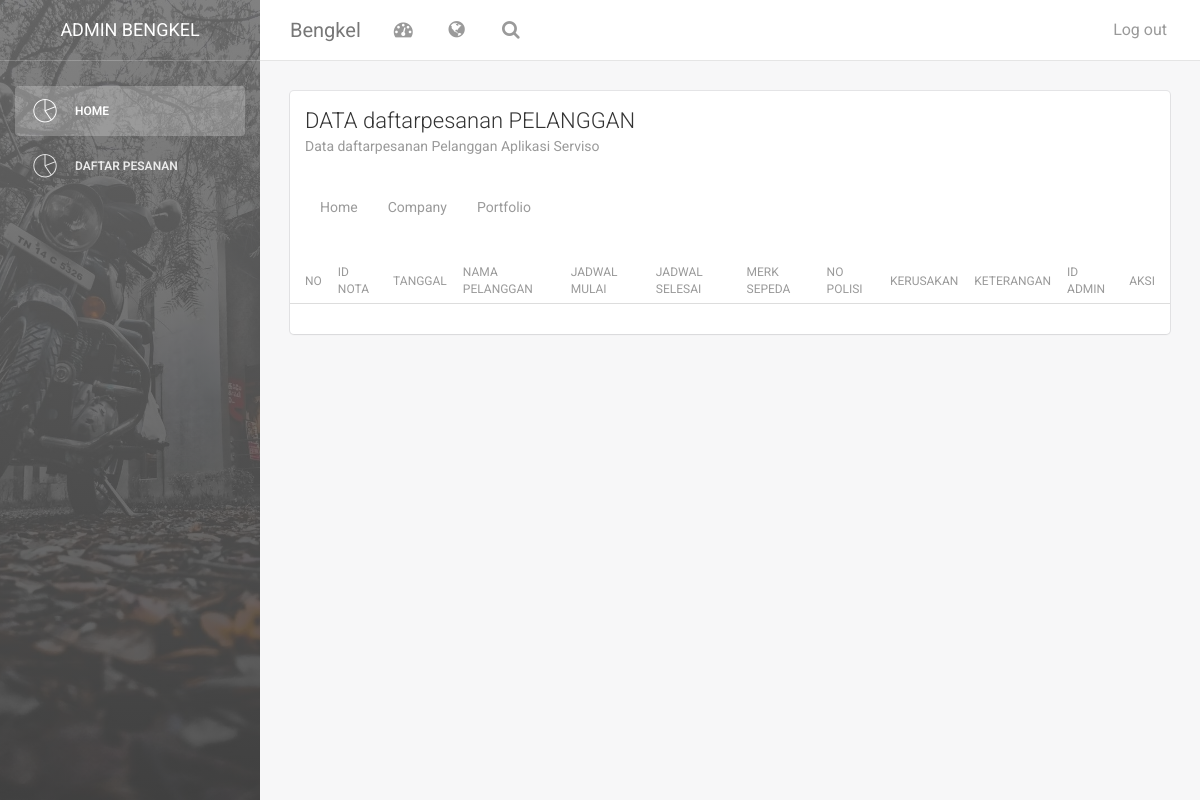
The app's page /index.php/dashboard_bengkel/index, older data.
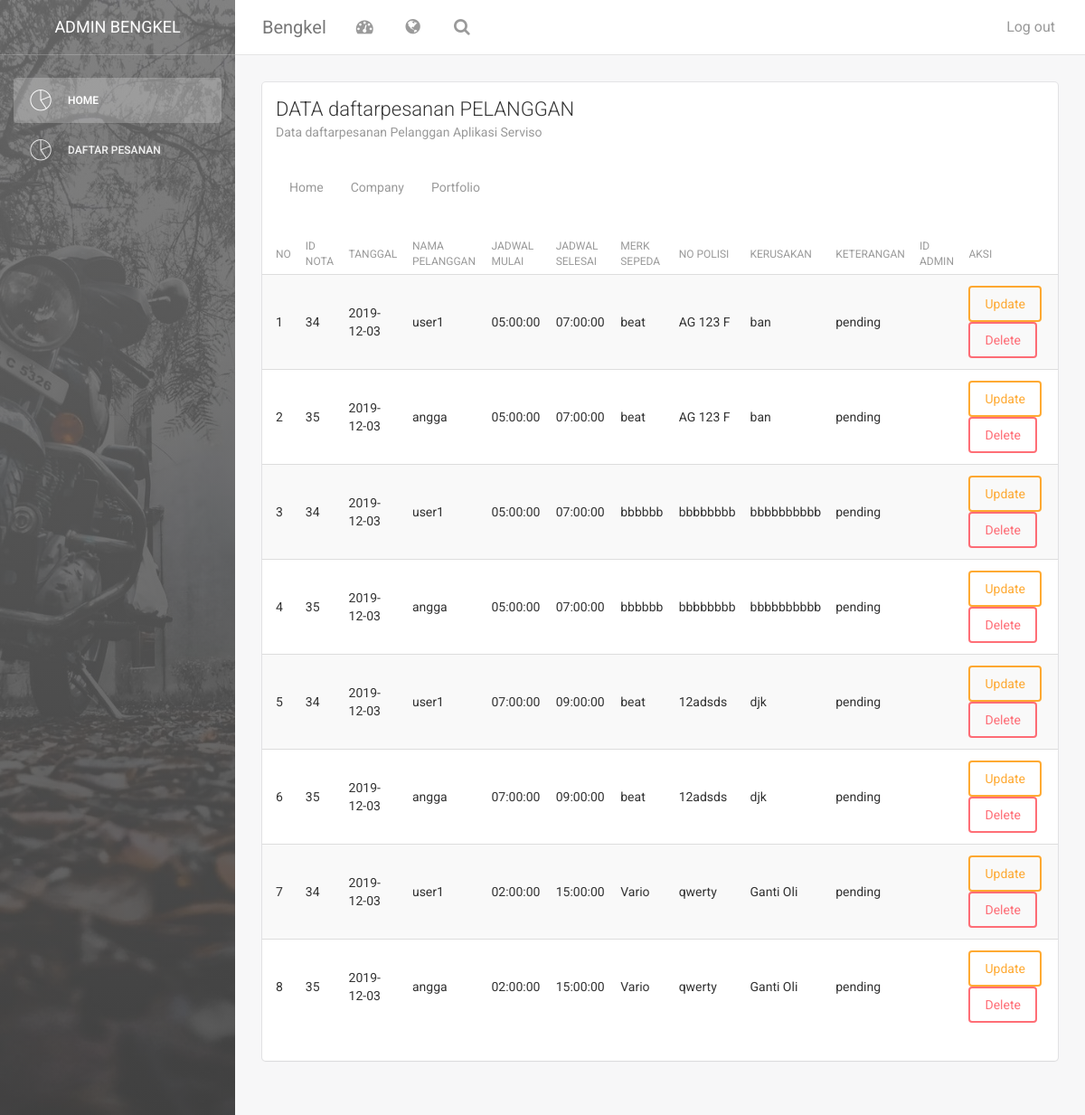
The same page, newer data.
### tables this page shows
CREATE TABLE `unit_sepeda` (
  `id_unit_sepeda` int(50) NOT NULL,
  `nama_pelanggan` varchar(100) NOT NULL,
  `no_polisi` varchar(225) NOT NULL,
  `jenis_sepeda` varchar(225) NOT NULL,
  `merk_sepeda` varchar(225) NOT NULL,
  `kerusakan` text NOT NULL,
  `no_hp` varchar(20) NOT NULL,
  `alamat` text NOT NULL,
  `id_jadwal` int(50) NOT NULL,
  `id_bengkel` int(50) NOT NULL
);

CREATE TABLE `nota` (
  `id_nota` int(50) NOT NULL,
  `nama_pelanggan` varchar(50) NOT NULL,
  `tanggal` date DEFAULT NULL,
  `no_antrian` int(225) NOT NULL,
  `id_bengkel` int(225) NOT NULL,
  `id_admin` int(50) DEFAULT NULL,
  `keterangan` text NOT NULL
);

CREATE TABLE `jadwal` (
  `id_jadwal` int(50) NOT NULL,
  `jadwal_mulai` time NOT NULL,
  `jadwal_selesai` time NOT NULL,
  `id_bengkel` int(11) NOT NULL,
  `status` varchar(10) NOT NULL
);

### application/controllers/dashboard_bengkel.php (called while the page is built, shortened)
<?php
class dashboard_bengkel extends CI_Controller {
	public function __construct()
	{
		$this->load->model('m_daftarpesanan','md');
	}
	public function index()
	{
		$data['konten']="v_daftarpesanan";
		$data['nota']=$this->md->get_unit_nota();
			$this->load->view('dashboard_bengkel_v',$data);
		}
}

### index.php (called while the page is built, shortened)
<?php
require_once BASEPATH.'core/CodeIgniter.php';

### application/models/m_daftarpesanan.php (called while the page is built, shortened)
<?php
class m_daftarpesanan extends CI_Model {
    public function get_unit_nota()
    {
        return $this->db->join('nota','nota.id_bengkel = unit_sepeda.id_bengkel')
                        ->join('jadwal','jadwal.id_jadwal = unit_sepeda.id_jadwal')
                        ->get('unit_sepeda')->result();
    }
}

### application/views/v_daftarpesanan.php (the view, shortened to what this page needs)
<div class="content">
            <div class="container-fluid">
                <div class="row">
                    <div class="col-md-12">
                        <div class="card">
                            <div class="header">
                            <h4 class="title">DATA daftarpesanan PELANGGAN</h4>
                                <p class="category">Data daftarpesanan Pelanggan Aplikasi Serviso</p>
                            </div>
                            <div class="content table-responsive table-full-width">
                                <table class="table table-hover table-striped">
                                    <thead>
                                        <th>NO</th>
                                        <th>ID NOTA</th>
                                        <th>TANGGAL</th>
                                        <th>NAMA PELANGGAN</th>
                                        <th>JADWAL MULAI</th>
                                        <th>JADWAL SELESAI</th>
                                        <th>MERK SEPEDA</th>
                                        <th>NO POLISI</th>
                                        <th>KERUSAKAN</th>
                                        <th>KETERANGAN</th>
                                        <th>ID ADMIN</th>
                                        <th>AKSI</th>
                                    </thead>
                                    <?php
                                     $no=0;
                                 foreach ($nota as $dp) {
                                    $no++;
                                        echo '<tr>
                                            <td>'.$no.'</td>
                                            <td>'.$dp->id_nota.'</td>
                                            <td>'.$dp->tanggal.'</td>
                                            <td>'.$dp->nama_pelanggan.'</td>
                                            <td>'.$dp->jadwal_mulai.'</td>
                                            <td>'.$dp->jadwal_selesai.'</td>
                                            <td>'.$dp->merk_sepeda.'</td>
                                            <td>'.$dp->no_polisi.'</td>
                                            <td>'.$dp->kerusakan.'</td>
                                            <td>'.$dp->keterangan.'</td>
                                            <td>'.$dp->id_admin.'</td>
                                        <td><a href="#update_daftarpesanan" class="btn btn-warning" data-toggle="modal" onclick="detail('.$dp->id_nota.')">Update</a>
                                            <a href="'.base_url('index.php/daftarpesanan/hapus_daftarpesanan/'.$dp->id_nota).'" onclick="return confirm(\'anda yakin?\')" class="btn btn-danger">Delete</a></td>
                                        </tr>';
                                }
                                ?>
                            </div>
                        </div>
                    </div>
                </div>
            </div>
        </div>
        <footer class="footer">
            <div class="container-fluid">
                <nav class="pull-left">
                    <ul>
                        <li>
                            <a href="#">
                                Home
                            </a>
                        </li>
                        <li>
                            <a href="#">
                                Company
                            </a>
                        </li>
                        <li>
                            <a href="#">
                                Portfolio
                            </a>
                        </li>
                    </ul>
                </nav>
            </div>
        </footer>

Row changes from the older to the newer data that the page shows:
added unit_sepeda: nota.id_nota "34", nota.tanggal "2019-12-03", nota.nama_pelanggan "user1", id_jadwal.jadwal_mulai "05:00:00", id_jadwal.jadwal_selesai "07:00:00", merk_sepeda "beat", no_polisi "AG 123 F", kerusakan "ban", nota.keterangan "pending", nota.id_nota "35", nota.nama_pelanggan "angga"
added unit_sepeda: nota.id_nota "34", nota.tanggal "2019-12-03", nota.nama_pelanggan "user1", id_jadwal.jadwal_mulai "05:00:00", id_jadwal.jadwal_selesai "07:00:00", merk_sepeda "bbbbbb", no_polisi "bbbbbbbb", kerusakan "bbbbbbbbbb", nota.keterangan "pending", nota.id_nota "35", nota.nama_pelanggan "angga"
added unit_sepeda: nota.id_nota "34", nota.tanggal "2019-12-03", nota.nama_pelanggan "user1", id_jadwal.jadwal_mulai "07:00:00", id_jadwal.jadwal_selesai "09:00:00", merk_sepeda "beat", no_polisi "12adsds", kerusakan "djk", nota.keterangan "pending", nota.id_nota "35", nota.nama_pelanggan "angga"
added unit_sepeda: nota.id_nota "34", nota.tanggal "2019-12-03", nota.nama_pelanggan "user1", id_jadwal.jadwal_mulai "02:00:00", id_jadwal.jadwal_selesai "15:00:00", merk_sepeda "Vario", no_polisi "qwerty", kerusakan "Ganti Oli", nota.keterangan "pending", nota.id_nota "35", nota.nama_pelanggan "angga"
